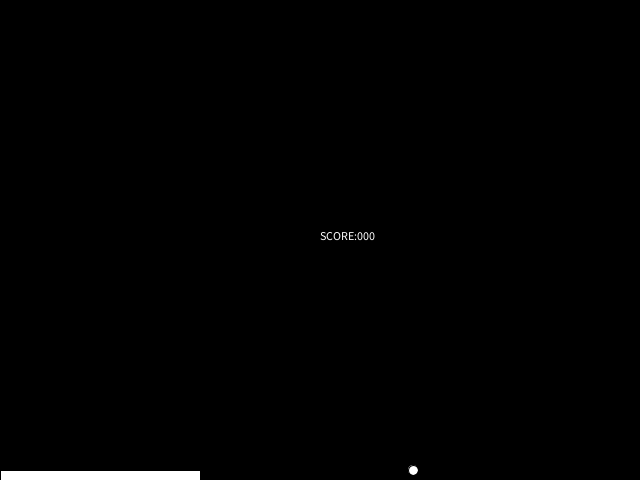
Frame 1 (no input)
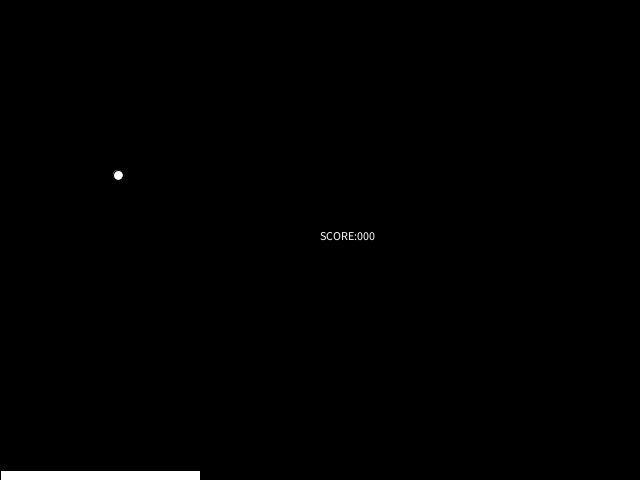
Frame 60 (the mouse pressed at the canvas centre just before this capture)
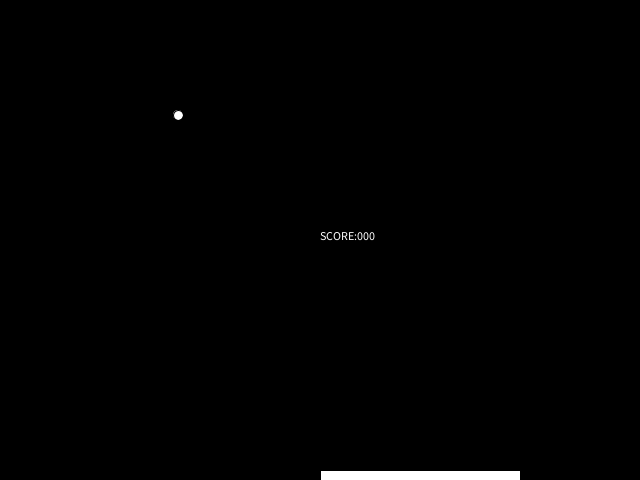
Frame 120 (the mouse held since frame 60 and released just before this capture)

The Processing sketch that drew these frames (run headless with seeded random() and noise(); from frame 60 on, the mouse is pressed at the canvas centre):

// Processing sketch: web
// ── web.pde
int base=10;
int x,y,gameScore=0;
int changeX=-5;
int changeY=-5;
int gameOver=0;
void setup()
{
  size(640, 480);
  x=(int)random(width);
  y=height-base;
}
void draw()
{
  if(gameOver==0)
  {
  background(0); 
  text("SCORE:"+gameScore+"00",width/2,height/2);
  rect(mouseX,height-base,200,base);
  ellipse(x,y,10,10);
  x=x+changeX;
  y=y+changeY;
  if(x<0 | x>width)
  {
    changeX=-changeX;
  }
  if(y<0)
  {
    changeY=-changeY;
  }
  if(y>height-base)
  {
    //check whether it is falling inside the rectangle or not
    if(x>mouseX && x<mouseX+200)
    {
      changeY=-changeY; //bounce back
      gameScore++;
    }
    else
    {
      gameOverSplash();
    }
  }
  }
  else
  {
    background(100,100,200);
    text("Game Over!",width/2,height/2);
    text("CLICK TO RESTART",width/2,height/2+20);
  }
}
void gameOverSplash()
{
  gameOver=1;
}
void mouseClicked()
{
  changeY=-changeY;
  gameScore=0;
  gameOver=0;
}
